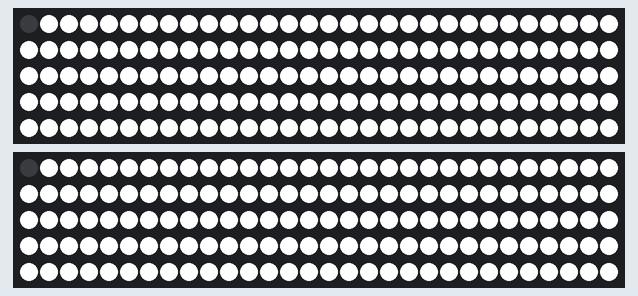
A sketch run on a simulated Arduino Uno, built for the host (arithmetic inside an expression is 32-bit, double 64-bit). On the bench: 2 × 150 RGB LEDs in strip order, left to right, continuing on the next row. What the sketch prints to the serial monitor is not drawn.

Above: at 0.1 s.

The sketch:

LedStrip.ino
```cpp
#include <FastLED.h>
#define LED_PIN1 2
#define LED_PIN2 3
#define NUM_LEDS 150
#define BLOCKS 1
#define ADDRESS 1
#define MAX_ADDRESS ADDRESS + BLOCKS * 3 - 1
#define BLOCK_SIZE NUM_LEDS / BLOCKS

CRGB strip1[NUM_LEDS];
CRGB strip2[NUM_LEDS];

void setup() {
  FastLED.addLeds<WS2813, LED_PIN1, GRB>(strip1, NUM_LEDS);
  FastLED.addLeds<WS2813, LED_PIN2, GRB>(strip2, NUM_LEDS);
  Serial.begin(9600);
  Serial.print("Address: ");
  Serial.println(ADDRESS);
  Serial.print("Ending address: ");
  Serial.println(MAX_ADDRESS);
  Serial.print("Channels: ");
  Serial.println(BLOCKS*3);
  Serial.print("Block size: ");
  Serial.println(BLOCK_SIZE);
}

int readDMX(int address){
  // TODO
  return 255;
}

void loop() {
  for (int i = 0; i < BLOCKS; i++){
    int blockAddress = ADDRESS + (i*3);
    int red = readDMX(blockAddress);
    int green = readDMX(blockAddress+1);
    int blue = readDMX(blockAddress+2);
    for (int led = ADDRESS+i*3; led < ADDRESS+BLOCK_SIZE; led++){
      strip1[led] = CRGB(red, green, blue);
    }
  }
  FastLED.show();
  for (int i = 0; i < BLOCKS; i++){
    int blockAddress = ADDRESS+BLOCKS*3 + (i*3);
    int red = readDMX(blockAddress);
    int green = readDMX(blockAddress+1);
    int blue = readDMX(blockAddress+2);
    for (int led = ADDRESS+i*3; led < ADDRESS+BLOCK_SIZE; led++){
      strip2[led] = CRGB(red, green, blue);
    }
  }
  FastLED.show();
}
```
